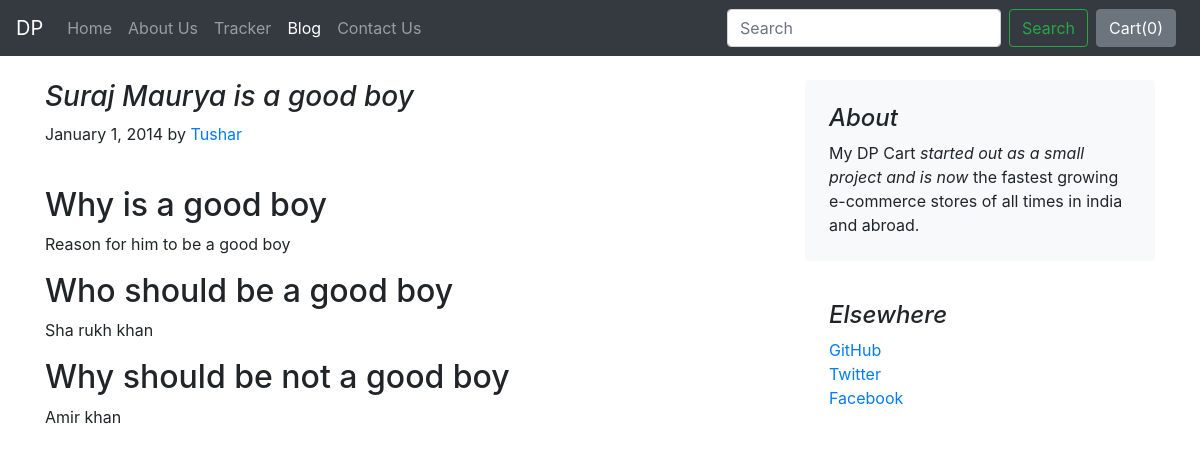
The page /blog/blogpost/1 on the database its author committed.
### blog/models.py (models this page shows)
class Blogpost(models.Model):
    post_id = models.AutoField(primary_key= True)
    tilte = models.CharField(max_length=50)
    head0 = models.CharField(max_length=500, default="")
    chead0 = models.CharField(max_length=5000, default="")
    head1 = models.CharField(max_length=500, default="")
    chead1 = models.CharField(max_length=5000, default="")
    head2 = models.CharField(max_length=500, default="")
    chead2 = models.CharField(max_length=5000, default="")
    pub_date = models.DateField()
    thumbnail = models.ImageField(upload_to='shop/images', default="")
    def __str__(self):
        return self.tilte

### blog/views.py (the view)
# urls.py: path("blogpost/<int:id>", views.blogpost, name="blogHome")
def blogpost(request, id):
    post = Blogpost.objects.filter(post_id = id)[0]
    print(post)
    return render(request, 'blog/blogpost.html',{'post':post})

### blog/templates/blog/blogpost.html (shortened to what this page needs)
{% extends 'blog/basic.html' %}
{% block body %}
<div class="container">
    <div class="row mt-4">
        <div class="col-md-8 blog-main">
            <h3 class=" font-italic ">
                {{post.tilte}}
            </h3>
            <div class="blog-post">
                <p class="blog-post-meta">January 1, 2014 by <a href="#">Tushar</a></p>
                <div class="fb-like" data-href="http://127.0.0.1:8000/blog/{{post.post_id}}" data-width="" data-layout="" data-action="" data-size="" data-share="true"></div> <br>
                <h2>{{post.head0}}</h2>
                <p>{{post.chead0}}</p>
                <h2>{{post.head1}}</h2>
                <p>{{post.chead1}}</p>
                <h2>{{post.head2}}</h2>
                <p>{{post.chead2}}</p>
            </div>
        </div>
        <aside class="col-md-4 blog-sidebar">
            <div class="p-4 mb-3 bg-light rounded">
                <h4 class="font-italic">About</h4>
                <p class="mb-0">My DP Cart <em>started out as a small project and is now</em> the fastest growing e-commerce stores of all times in india and abroad.</p>
            </div>
            <div class="p-4">
                <h4 class="font-italic">Elsewhere</h4>
                <ol class="list-unstyled">
                    <li><a href="#">GitHub</a></li>
                    <li><a href="#">Twitter</a></li>
                    <li><a href="#">Facebook</a></li>
                </ol>
            </div>
        </aside>
    </div>
</div>
{% endblock %}

### rows shown on the page
Blogpost: tilte "Suraj Maurya is a good boy", head0 "Why is a good boy", chead0 "Reason for him to be a good boy", head1 "Who should be a good boy", chead1 "Sha rukh khan", head2 "Why should be not a good boy", chead2 "Amir khan"
